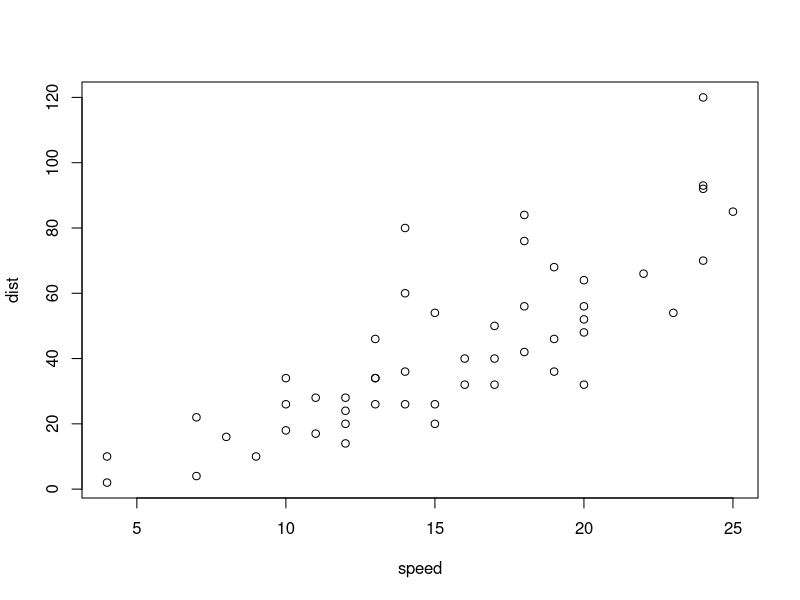
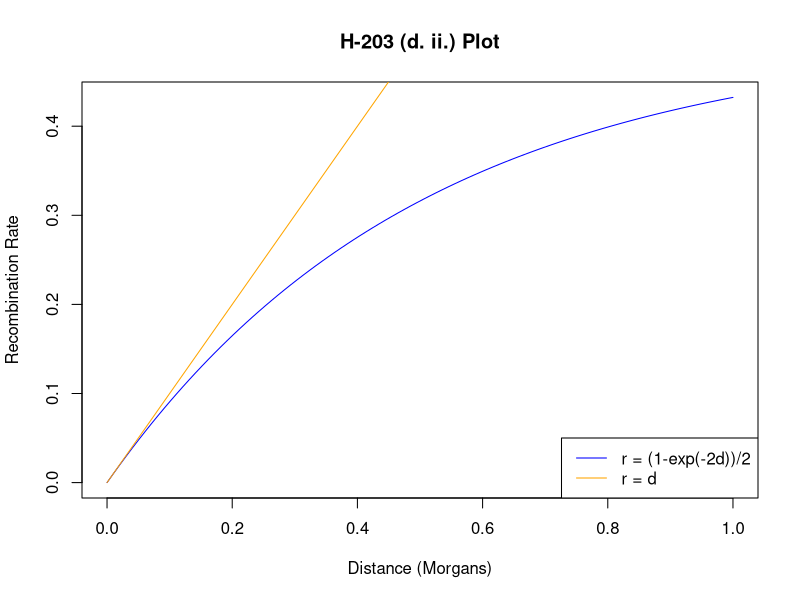

These figures' R source, in order:
## ---- chunk 1
plot(cars)
## ---- chunk 2
k=c(-1,0,1,2,3,4,5,6)
prob = dpois(x=k, lambda=2.4)
cumprob = ppois(q=k, lambda=2.4)

data = matrix(c(as.integer(k),prob,cumprob), ncol=3)
colnames(data) = c('k', 'P(X=k)', 'F(X<=k)')
print(data)
## ---- chunk 3
ds = seq(0, 1, length.out=100)

recomb <- function(d) { # create a function with the name my_function
  return ((1-exp(-2*d))/2)
}

term1 <- function(d) {
  return (d)
}

recomb(d=ds)

plot(ds, recomb(d=ds),type = "l", col = "blue", main="H-203 (d. ii.) Plot",
  xlab="Distance (Morgans)", ylab="Recombination Rate",)
lines(ds, ds, col='orange')
legend("bottomright", legend = c("r = (1-exp(-2d))/2", "r = d"), col = c("blue", "orange"), lty = 1)

## ---- chunk 4
k = c(0,1,2,3,4,5,6)
cross_freqs = c(53,73,48,22,3,1, 0)
crossovers = k*cross_freqs
sum(cross_freqs)
